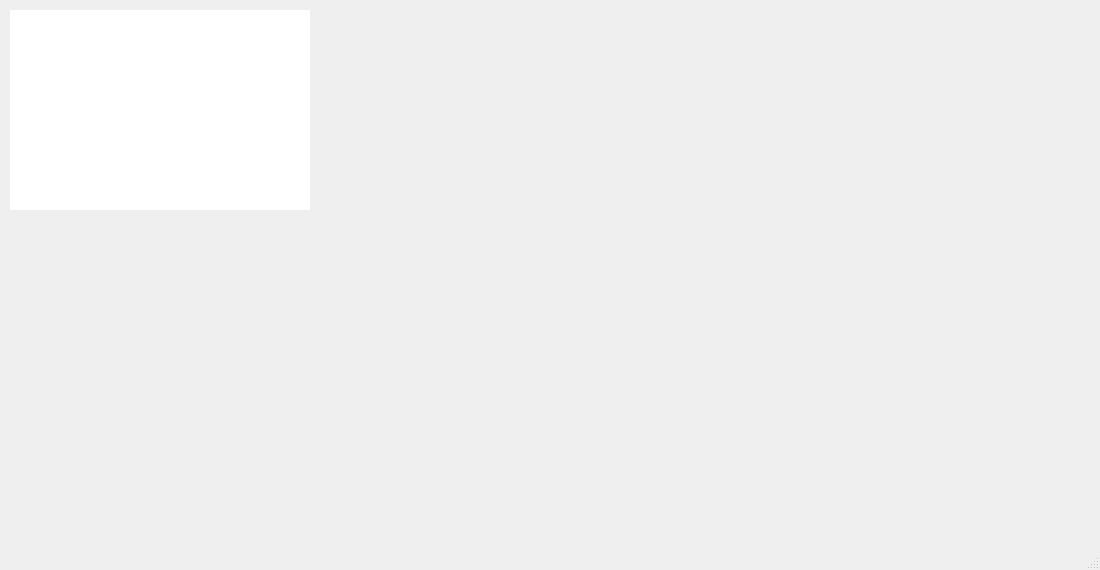
<?xml version="1.0" encoding="UTF-8"?>
<ui version="4.0">
 <class>MainWindow</class>
 <widget class="QMainWindow" name="MainWindow">
  <property name="geometry">
   <rect>
    <x>0</x>
    <y>0</y>
    <width>1100</width>
    <height>570</height>
   </rect>
  </property>
  <property name="windowTitle">
   <string>Książka telefoniczna</string>
  </property>
  <property name="windowIcon">
   <iconset resource="resources.qrc">
    <normaloff>:/mainwindow/images/Contacts-80.png</normaloff>:/mainwindow/images/Contacts-80.png</iconset>
  </property>
  <widget class="QWidget" name="centralWidget">
   <widget class="QStackedWidget" name="stackedWidget">
    <property name="geometry">
     <rect>
      <x>350</x>
      <y>20</y>
      <width>750</width>
      <height>600</height>
     </rect>
    </property>
    <property name="sizePolicy">
     <sizepolicy hsizetype="Preferred" vsizetype="Preferred">
      <horstretch>0</horstretch>
      <verstretch>0</verstretch>
     </sizepolicy>
    </property>
    <property name="frameShape">
     <enum>QFrame::Panel</enum>
    </property>
    <property name="frameShadow">
     <enum>QFrame::Sunken</enum>
    </property>
    <property name="lineWidth">
     <number>0</number>
    </property>
    <property name="midLineWidth">
     <number>0</number>
    </property>
    <property name="currentIndex">
     <number>-1</number>
    </property>
   </widget>
   <widget class="QTreeView" name="menuTreeView">
    <property name="geometry">
     <rect>
      <x>10</x>
      <y>10</y>
      <width>300</width>
      <height>200</height>
     </rect>
    </property>
    <property name="sizePolicy">
     <sizepolicy hsizetype="Preferred" vsizetype="Preferred">
      <horstretch>0</horstretch>
      <verstretch>0</verstretch>
     </sizepolicy>
    </property>
    <property name="minimumSize">
     <size>
      <width>300</width>
      <height>0</height>
     </size>
    </property>
    <property name="font">
     <font>
      <pointsize>12</pointsize>
     </font>
    </property>
    <property name="focusPolicy">
     <enum>Qt::NoFocus</enum>
    </property>
    <property name="frameShape">
     <enum>QFrame::NoFrame</enum>
    </property>
    <property name="autoExpandDelay">
     <number>5</number>
    </property>
    <property name="itemsExpandable">
     <bool>true</bool>
    </property>
    <property name="animated">
     <bool>false</bool>
    </property>
    <attribute name="headerVisible">
     <bool>false</bool>
    </attribute>
   </widget>
  </widget>
  <widget class="QMenuBar" name="menuBar">
   <property name="geometry">
    <rect>
     <x>0</x>
     <y>0</y>
     <width>1100</width>
     <height>25</height>
    </rect>
   </property>
  </widget>
  <widget class="QStatusBar" name="statusBar"/>
 </widget>
 <layoutdefault spacing="6" margin="11"/>
 <resources>
  <include location="resources.qrc"/>
 </resources>
 <connections/>
</ui>
